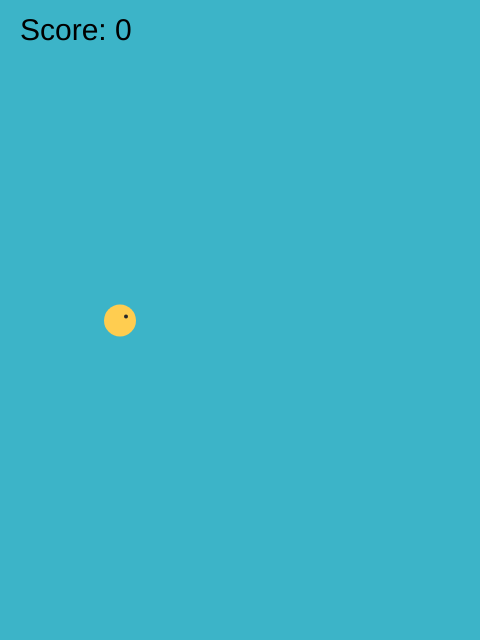
Frame 1 (no input)
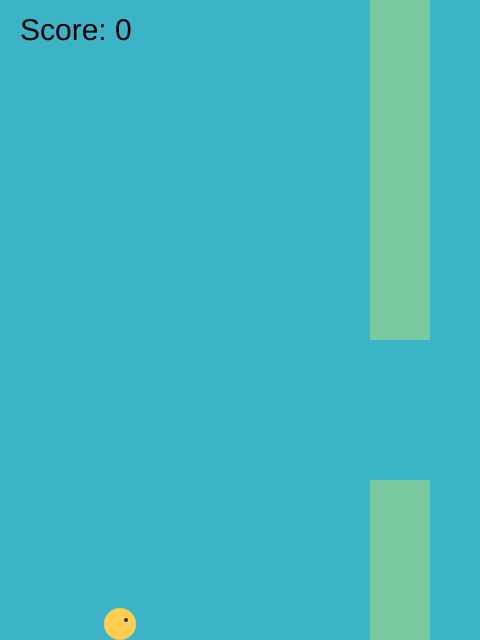
Frame 60 (no input)
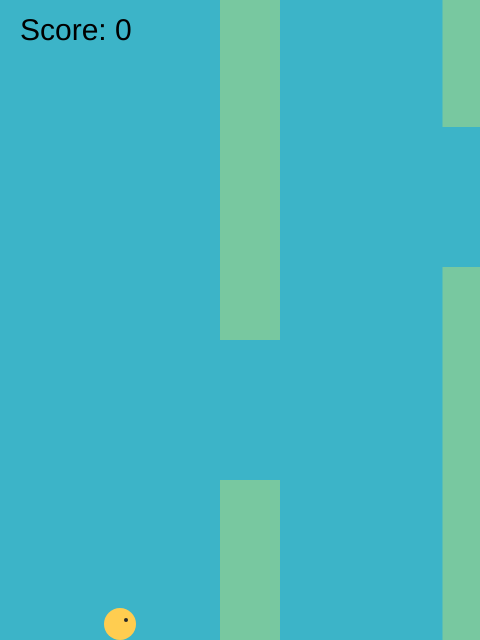
Frame 120 (the mouse pressed at the canvas centre since frame 60)

The p5.js sketch that drew these frames (run headless with seeded random() and noise() and a simulated clock; from frame 60 on, the mouse is pressed at the canvas centre):

// p5.js sketch
// ── sketch.js
// DM2008 — Mini Project
// FLAPPY BIRD (Starter Scaffold)

// Notes for students:
// 1) Add flap control in keyPressed() (space / ↑ to jump)
// 2) Detect collisions between the bird and pipes → game over
// 3) Add scoring when you pass a pipe
// 4) (Stretch) Add start/pause/game-over states

/* ----------------- Globals ----------------- */
let bird;
let pipes = [];
let s = 0;

let spawnCounter = 0; // simple timer
const SPAWN_RATE = 90; // ~ every 90 frames at 60fps ≈ 1.5s
const PIPE_SPEED = 2.5;
const PIPE_GAP = 140; // gap height (try 100–160)
const PIPE_W = 60;

/* ----------------- Setup & Draw ----------------- */
function setup() {
  createCanvas(480, 640);
  noStroke();
  bird = new Bird(120, height / 2);
  // Start with one pipe so there's something to see
  pipes.push(new Pipe(width + 40));
}

function draw() {
  background(60, 180, 200);

  // 1a update world
  bird.update();

  // 1b spawn new pipes on a simple timer
  spawnCounter++;
  if (spawnCounter >= SPAWN_RATE) {
    pipes.push(new Pipe(width + 40));
    spawnCounter = 0;
  }

  // update + draw pipes
  for (let i = pipes.length - 1; i >= 0; i--) {
    pipes[i].update();
    pipes[i].show();

    // TODO (students): collision check with bird
    // Hint: call pipes[i].hits(bird) here
    if (pipes[i].hits(bird)) {
      for (let i = 0; i < pipes.length; i++) {
        pipes[i].stop();
      }
    }

    // remove pipes that moved off screen
    if (pipes[i].offscreen()) {
      pipes.splice(i, 1);
    }
  }

  // 2) draw bird last so it's on top
  bird.show();
  drawScore();
}

//scoring
function drawScore() {
  fill(0);
  textAlign(LEFT);
  textSize(30);
  text("Score: " + s, 20, 40);
}

/* ----------------- Input ----------------- */
function keyPressed() {
  // TODO (students): make the bird flap on space or UP arrow
  // Uncomment the lines below to enable flapping:
  if (key === " " || keyCode === UP_ARROW) {
    bird.flap();
  }
}

/* ----------------- Classes ----------------- */
class Bird {
  constructor(x, y) {
    this.pos = createVector(x, y);
    this.vel = createVector(0, 0);
    this.acc = createVector(0, 0);
    this.r = 16; // for collision + draw
    this.gravity = 0.45; // constant downward force
    this.flapStrength = -8.0; // negative = upward movement
  }

  applyForce(fy) {
    this.acc.y += fy;
  }

  flap() {
    // instant upward kick (negative velocity = up)
    this.vel.y = this.flapStrength;
  }

  update() {
    // gravity
    this.applyForce(this.gravity);

    // integrate
    this.vel.add(this.acc);
    this.pos.add(this.vel);
    this.acc.mult(0);

    // keep inside canvas vertically (simple constraints)
    if (this.pos.y < this.r) {
      this.pos.y = this.r;
      this.vel.y = 0;
    }
    if (this.pos.y > height - this.r) {
      this.pos.y = height - this.r;
      this.vel.y = 0;
      // TODO (students): treat touching the ground as game over
    }
  }

  show() {
    fill(255, 205, 80);
    circle(this.pos.x, this.pos.y, this.r * 2);
    // (Optional) add a small eye
    fill(40);
    circle(this.pos.x + 6, this.pos.y - 4, 4);
  }
}

// ── pipe.js
class Pipe {
  constructor(x) {
    this.x = x;
    this.w = PIPE_W;
    this.speed = PIPE_SPEED;
    this.highlight = false;

    // randomize gap position
    const margin = 40;
    const gapY = random(margin, height - margin - PIPE_GAP);

    this.top = gapY; // bottom of top pipe
    this.bottom = gapY + PIPE_GAP; // top of bottom pipe

    this.passed = false; // for scoring once per pipe
  }

  update() {
    this.x -= this.speed;
  }

  show() {
    fill(120, 200, 160);

    rect(this.x, 0, this.w, this.top); // top pipe
    rect(this.x, this.bottom, this.w, height - this.bottom); // bottom pipe
  }

  stop() {
    this.speed = 0;
  }

  offscreen() {
    // look at MDN to understand what 'return' does
    // we will learn more about this in Week 6
    return this.x + this.w < 0;
  }

  // TODO (students): Uncomment this collision detection method
  // Circle-rect collision check (simple version)
  // 1) Check if bird is within pipe's x range
  // 2) If yes, check if bird.y is outside the gap (above top OR below bottom)
  //
  hits(bird) {
    const withinX =
      bird.pos.x + bird.r > this.x && bird.pos.x - bird.r < this.x + this.w;
    const aboveGap = bird.pos.y - bird.r < this.top;
    const belowGap = bird.pos.y + bird.r > this.bottom;
    return withinX && (aboveGap || belowGap);
  }
   score(bird) {
    const withinX =
      bird.pos.x + bird.r > this.x && bird.pos.x - bird.r < this.x + this.w;
    const aboveGap = bird.pos.y - bird.r < this.top;
    const belowGap = bird.pos.y + bird.r > this.bottom;
    return withinX && (aboveGap || belowGap);
  }
}
